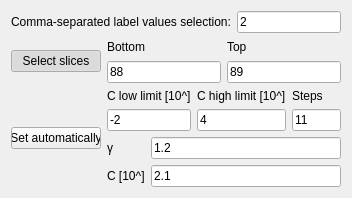
<?xml version="1.0" encoding="UTF-8"?>
<ui version="4.0">
 <class>ClassifierSharkSvmCTrain</class>
 <widget class="QWidget" name="ClassifierSharkSvmCTrain">
  <property name="geometry">
   <rect>
    <x>0</x>
    <y>0</y>
    <width>352</width>
    <height>198</height>
   </rect>
  </property>
  <property name="windowTitle">
   <string>Form</string>
  </property>
  <layout class="QVBoxLayout" name="verticalLayout_9">
   <item>
    <layout class="QHBoxLayout" name="horizontalLayout_5">
     <item>
      <widget class="QLabel" name="label">
       <property name="text">
        <string>Comma-separated label values selection:</string>
       </property>
      </widget>
     </item>
     <item>
      <widget class="QLineEdit" name="selectedLabels">
       <property name="text">
        <string>2</string>
       </property>
      </widget>
     </item>
    </layout>
   </item>
   <item>
    <layout class="QHBoxLayout" name="horizontalLayout_4">
     <item>
      <widget class="QPushButton" name="selectSlices">
       <property name="sizePolicy">
        <sizepolicy hsizetype="Fixed" vsizetype="Fixed">
         <horstretch>0</horstretch>
         <verstretch>0</verstretch>
        </sizepolicy>
       </property>
       <property name="minimumSize">
        <size>
         <width>90</width>
         <height>0</height>
        </size>
       </property>
       <property name="maximumSize">
        <size>
         <width>90</width>
         <height>16777215</height>
        </size>
       </property>
       <property name="text">
        <string>Select slices</string>
       </property>
       <property name="checkable">
        <bool>true</bool>
       </property>
       <property name="checked">
        <bool>true</bool>
       </property>
      </widget>
     </item>
     <item>
      <layout class="QVBoxLayout" name="verticalLayout_7">
       <item>
        <widget class="QLabel" name="bottomSliceLimitLabel">
         <property name="text">
          <string>Bottom</string>
         </property>
        </widget>
       </item>
       <item>
        <widget class="QLineEdit" name="bottomSliceLimit">
         <property name="text">
          <string>88</string>
         </property>
        </widget>
       </item>
      </layout>
     </item>
     <item>
      <layout class="QVBoxLayout" name="verticalLayout_8">
       <item>
        <widget class="QLabel" name="topSliceLimitLabel">
         <property name="text">
          <string>Top</string>
         </property>
        </widget>
       </item>
       <item>
        <widget class="QLineEdit" name="topSliceLimit">
         <property name="text">
          <string>89</string>
         </property>
        </widget>
       </item>
      </layout>
     </item>
    </layout>
   </item>
   <item>
    <layout class="QHBoxLayout" name="horizontalLayout_3">
     <item>
      <widget class="QPushButton" name="setAutomatically">
       <property name="sizePolicy">
        <sizepolicy hsizetype="Fixed" vsizetype="Fixed">
         <horstretch>0</horstretch>
         <verstretch>0</verstretch>
        </sizepolicy>
       </property>
       <property name="minimumSize">
        <size>
         <width>90</width>
         <height>0</height>
        </size>
       </property>
       <property name="maximumSize">
        <size>
         <width>90</width>
         <height>16777215</height>
        </size>
       </property>
       <property name="text">
        <string>Set automatically</string>
       </property>
       <property name="checkable">
        <bool>true</bool>
       </property>
       <property name="checked">
        <bool>false</bool>
       </property>
      </widget>
     </item>
     <item>
      <layout class="QVBoxLayout" name="verticalLayout_6">
       <item>
        <layout class="QHBoxLayout" name="horizontalLayout_2">
         <item>
          <layout class="QVBoxLayout" name="verticalLayout_3">
           <item>
            <widget class="QLabel" name="cLowLimitLabel">
             <property name="text">
              <string>C low limit [10^]</string>
             </property>
            </widget>
           </item>
           <item>
            <widget class="QLineEdit" name="cLowLimit">
             <property name="text">
              <string>-2</string>
             </property>
            </widget>
           </item>
          </layout>
         </item>
         <item>
          <layout class="QVBoxLayout" name="verticalLayout_2">
           <item>
            <widget class="QLabel" name="cHighLimitLabel">
             <property name="text">
              <string>C high limit [10^]</string>
             </property>
            </widget>
           </item>
           <item>
            <widget class="QLineEdit" name="cHighLimit">
             <property name="text">
              <string>4</string>
             </property>
            </widget>
           </item>
          </layout>
         </item>
         <item>
          <layout class="QVBoxLayout" name="verticalLayout">
           <item>
            <widget class="QLabel" name="stepsLabel">
             <property name="text">
              <string>Steps</string>
             </property>
            </widget>
           </item>
           <item>
            <widget class="QLineEdit" name="steps">
             <property name="text">
              <string>11</string>
             </property>
            </widget>
           </item>
          </layout>
         </item>
        </layout>
       </item>
       <item>
        <layout class="QHBoxLayout" name="horizontalLayout">
         <item>
          <layout class="QVBoxLayout" name="verticalLayout_5">
           <item>
            <widget class="QLabel" name="gammaLabel">
             <property name="text">
              <string>γ</string>
             </property>
            </widget>
           </item>
           <item>
            <widget class="QLabel" name="cLabel">
             <property name="text">
              <string>C [10^]</string>
             </property>
            </widget>
           </item>
          </layout>
         </item>
         <item>
          <layout class="QVBoxLayout" name="verticalLayout_4">
           <item>
            <widget class="QLineEdit" name="gamma">
             <property name="text">
              <string>1.2</string>
             </property>
            </widget>
           </item>
           <item>
            <widget class="QLineEdit" name="c">
             <property name="text">
              <string>2.1</string>
             </property>
            </widget>
           </item>
          </layout>
         </item>
        </layout>
       </item>
      </layout>
     </item>
    </layout>
   </item>
  </layout>
 </widget>
 <resources/>
 <connections/>
</ui>
